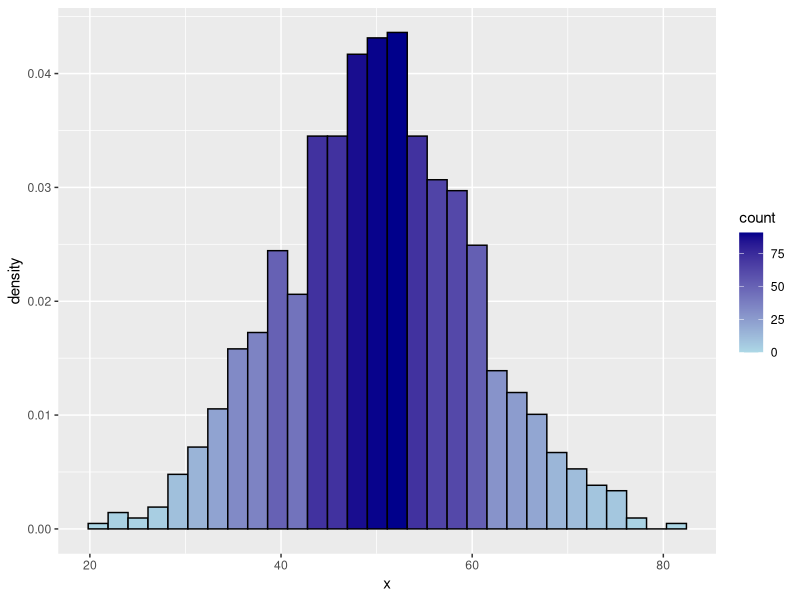

The R source for this figure: (Note: this script raises an error after producing the figure.)
library(ggplot2)

set.seed(123)

x <- rnorm(1000, mean = 50, sd = 10)

p <- ggplot(data.frame(x), aes(x)) +
  geom_histogram(aes(y = ..density.., fill = ..count..),
                 bins = 30, color = "black") +
  scale_fill_gradient(low = "lightblue", high = "darkblue") 
  geom_density(color = "gold", linewidth = 1) +
  labs(title = "Probability Distribution")

print(p)
